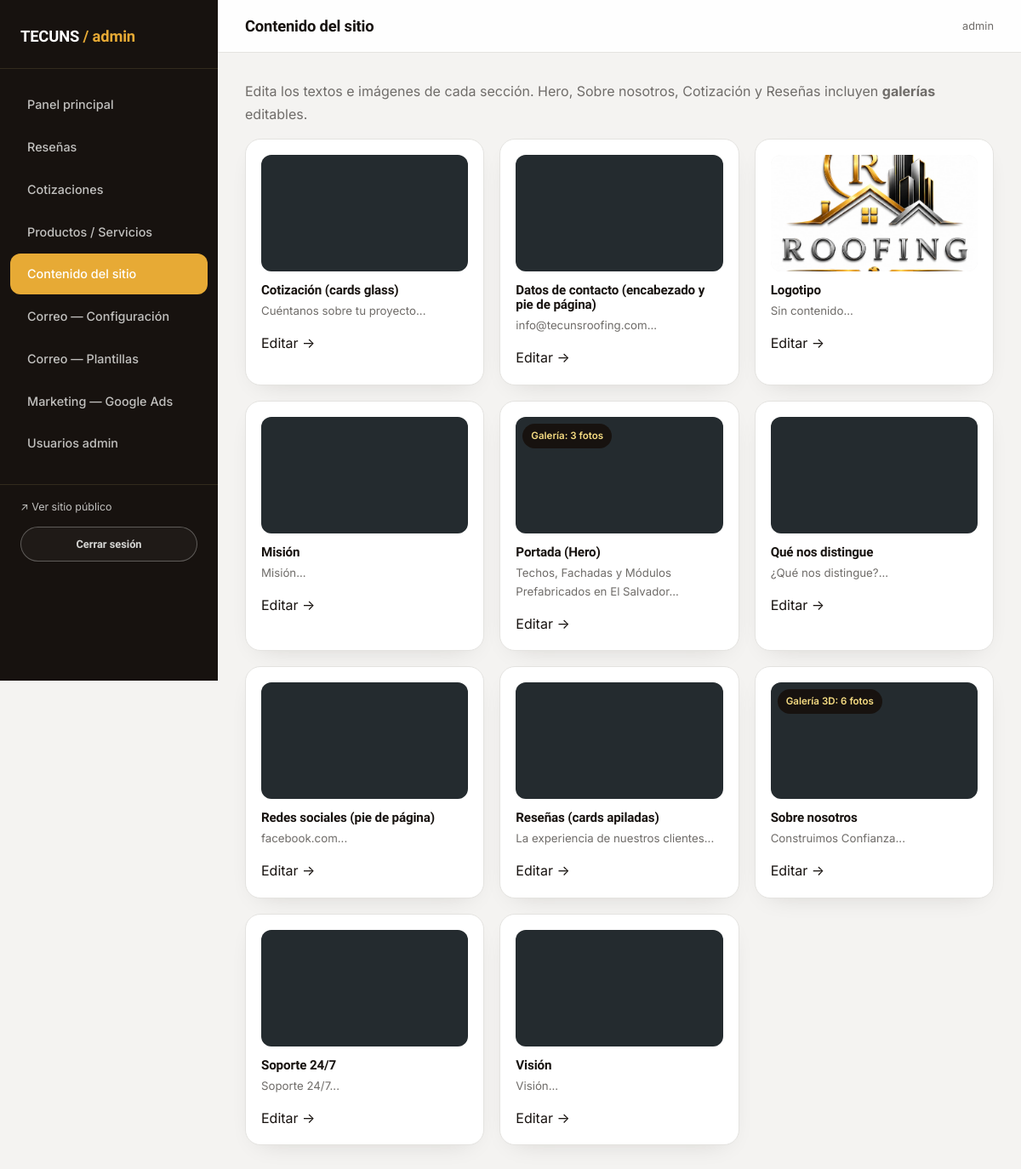
The app's page /admin/contenido (signed in), older data.
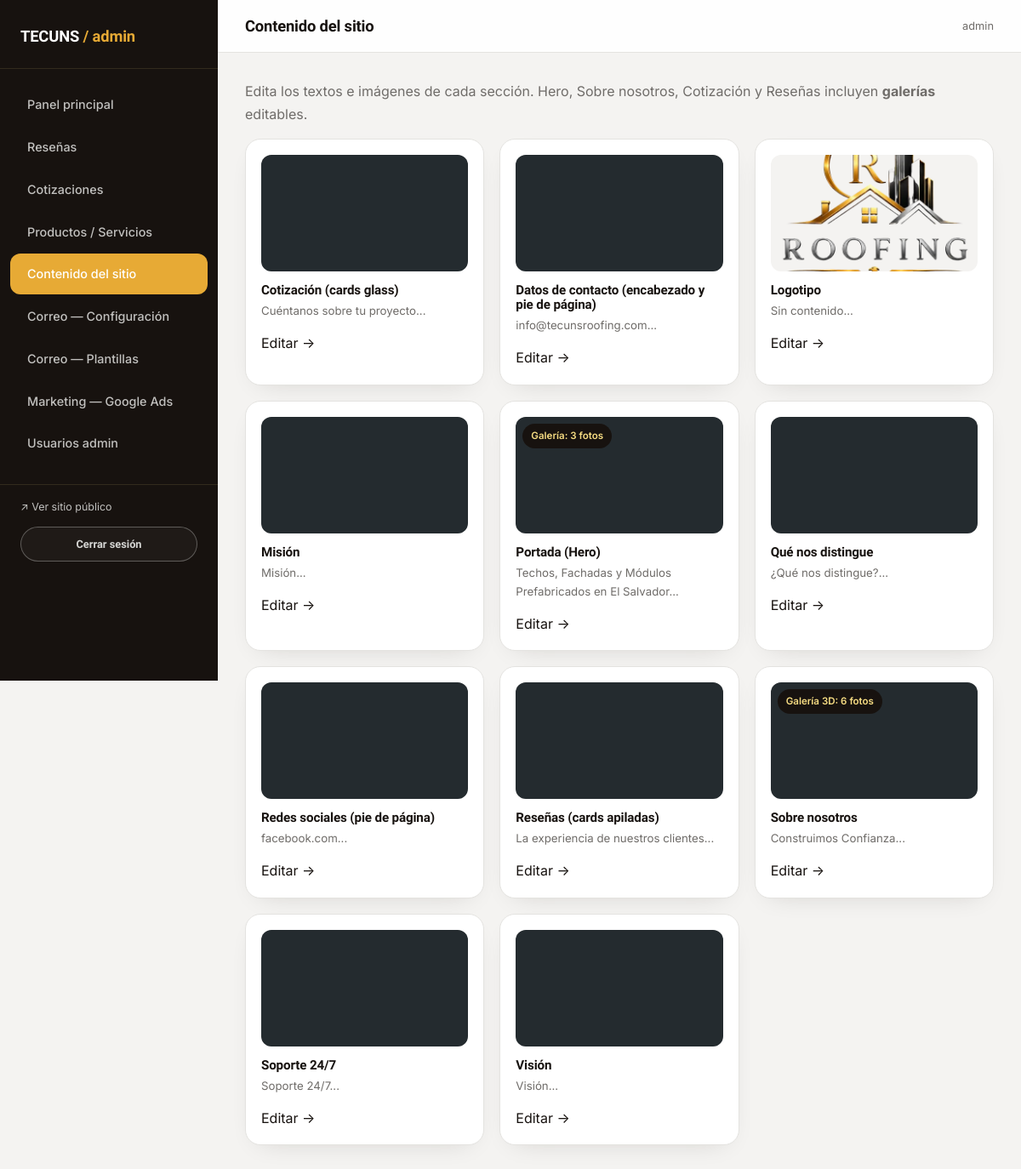
The same page, newer data.
### models.py (models this page shows, shortened)
class Admin(UserMixin, db.Model):
    __tablename__ = "admins"
    id = db.Column(db.Integer, primary_key=True)
    username = db.Column(db.String(80), unique=True, nullable=False)
    password_hash = db.Column(db.String(255), nullable=False)
    is_superadmin = db.Column(db.Boolean, default=False)
    created_at = db.Column(db.DateTime, default=datetime.utcnow)

class ContentBlock(db.Model):
    __tablename__ = "content_blocks"
    id = db.Column(db.Integer, primary_key=True)
    section_key = db.Column(db.String(80), unique=True, nullable=False)
    label = db.Column(db.String(150), nullable=False)  # human-friendly label for admin UI
    eyebrow = db.Column(db.String(150))
    title = db.Column(db.String(300))
    body = db.Column(db.Text)
    image_path = db.Column(db.String(300))
    extra = db.Column(db.String(300))  # small extra field (phone, cta label, etc.)
    updated_at = db.Column(db.DateTime, default=datetime.utcnow, onupdate=datetime.utcnow)

### admin_routes.py (the view)
@admin_bp.route("/contenido")
@login_required
def contenido():
    blocks = ContentBlock.query.order_by(ContentBlock.label).all()
    hero_slides_count = HeroSlide.query.count()
    about_slides_count = AboutSlide.query.count()
    quote_glass_count = QuoteGlassCard.query.count()
    review_stack_count = ReviewStackCard.query.count()
    return render_template(
        "admin/contenido.html",
        blocks=blocks,
        hero_slides_count=hero_slides_count,
        about_slides_count=about_slides_count,
        quote_glass_count=quote_glass_count,
        review_stack_count=review_stack_count,
    )

### translations.py (called while the page is built)
def set_language():
    lang = request.cookies.get("lang")
    if lang not in SUPPORTED:
        lang = detect_lang()
    g.lang = lang

def detect_lang():
    accept = request.headers.get("Accept-Language", "")
    primary = accept.split(",")[0].strip().lower()
    code = primary.split(";")[0].split("-")[0].strip()
    return EN if code == EN else DEFAULT

def localize(obj, fields):
    lang = getattr(g, "lang", DEFAULT)
    if lang == DEFAULT or not obj:
        return obj
    texts = [getattr(obj, f) for f in fields
             if getattr(obj, f, None) and isinstance(getattr(obj, f), str)]
    mapping = translate_mapping(texts, lang)
    return Localized(obj, fields, mapping)

def localize_service(service):
    return localize(service, list(SERVICE_FIELDS))

### templates/admin/contenido.html (shortened to what this page needs)
{% extends "admin/base_admin.html" %}
{% block page_title %}Contenido del sitio{% endblock %}
{% block admin_content %}
<p class="text-steel">Edita los textos e imágenes de cada sección. Hero, Sobre nosotros, Cotización y Reseñas incluyen <strong>galerías</strong> editables.</p>
<div class="content-block-grid">
  {% for b in blocks %}
  <div class="content-block-card">
    {% if b.section_key == 'hero' and hero_slides_count %}
      <div class="content-block-badge">Galería: {{ hero_slides_count }} foto{{ 's' if hero_slides_count != 1 else '' }}</div>
    {% elif b.section_key == 'about' and about_slides_count %}
      <div class="content-block-badge">Galería 3D: {{ about_slides_count }} foto{{ 's' if about_slides_count != 1 else '' }}</div>
    {% elif b.section_key == 'cotizacion' and quote_glass_count %}
      <div class="content-block-badge">Cards glass: {{ quote_glass_count }} foto{{ 's' if quote_glass_count != 1 else '' }}</div>
    {% elif b.section_key == 'resenas' and review_stack_count %}
      <div class="content-block-badge">Cards stack: {{ review_stack_count }} foto{{ 's' if review_stack_count != 1 else '' }}</div>
    {% endif %}
    {% if b.image_path and b.section_key != 'site_info' %}
      <img src="{{ url_for('static', filename=b.image_path) }}" alt="{{ b.label }}">
    {% else %}
      <img alt="Sin imagen">
    {% endif %}
    <h3>{{ b.label }}</h3>
    <p>{{ (b.title or b.body or 'Sin contenido')[:80] }}...</p>
    <a class="link" href="{{ url_for('admin.editar_contenido', section_key=b.section_key) }}">Editar →</a>
  </div>
  {% endfor %}
</div>
{% endblock %}

### templates/admin/base_admin.html (shortened to what this page needs)
<!doctype html>
<html lang="es">
<head>
  <link rel="stylesheet" href="{{ url_for('static', filename='css/style.css') }}">
  <link rel="stylesheet" href="{{ url_for('static', filename='css/admin.css') }}">
</head>
<body class="admin-body">
  <div class="admin-shell">
    <aside class="admin-sidebar">
      <div class="admin-brand">TECUNS <span>/ admin</span></div>
      <nav class="admin-nav">
        <a href="{{ url_for('admin.dashboard') }}" class="{{ 'active' if request.endpoint == 'admin.dashboard' }}">Panel principal</a>
        <a href="{{ url_for('admin.resenas') }}" class="{{ 'active' if request.endpoint and request.endpoint.startswith('admin.') and 'resena' in request.endpoint }}">Reseñas</a>
        <a href="{{ url_for('admin.cotizaciones') }}" class="{{ 'active' if request.endpoint and 'cotizacion' in request.endpoint }}">Cotizaciones</a>
        <a href="{{ url_for('admin.servicios') }}" class="{{ 'active' if request.endpoint and 'servicio' in request.endpoint }}">Productos / Servicios</a>
        <a href="{{ url_for('admin.contenido') }}" class="{{ 'active' if request.endpoint and 'contenido' in request.endpoint }}">Contenido del sitio</a>
        <a href="{{ url_for('admin.config_correo') }}" class="{{ 'active' if request.endpoint == 'admin.config_correo' }}">Correo — Configuración</a>
        <a href="{{ url_for('admin.plantillas') }}" class="{{ 'active' if request.endpoint == 'admin.plantillas' }}">Correo — Plantillas</a>
        <a href="{{ url_for('admin.config_marketing') }}" class="{{ 'active' if request.endpoint == 'admin.config_marketing' }}">Marketing — Google Ads</a>
        {% if current_user.is_superadmin %}
        <a href="{{ url_for('admin.usuarios') }}" class="{{ 'active' if request.endpoint and 'usuario' in request.endpoint }}">Usuarios admin</a>
        {% endif %}
      </nav>
      <div class="admin-nav-foot">
        <a href="{{ url_for('public.index') }}" target="_blank" style="color:var(--silver); font-family:var(--font-mono); font-size:.78rem; display:block; margin-bottom:12px;">↗ Ver sitio público</a>
        <a href="{{ url_for('admin.logout') }}" class="btn btn-outline btn-sm btn-block">Cerrar sesión</a>
      </div>
    </aside>
    <div class="admin-main">
      <div class="admin-topbar">
        <h1>{% block page_title %}Panel principal{% endblock %}</h1>
        <span class="text-steel" style="font-family:var(--font-mono); font-size:.8rem;">{{ current_user.username }}</span>
      </div>
      <div class="admin-content">
        {% block admin_content %}{% endblock %}
      </div>
    </div>
  </div>
</body>
</html>

### static/css/admin.css (style rules this page uses)
.admin-body { background:var(--offwhite); min-height:100vh; }
.admin-shell { display:flex; min-height:100vh; }
.admin-sidebar { width:256px; flex-shrink:0; background:var(--charcoal); color:var(--silver); padding:28px 0; position:sticky; top:0; height:100vh; overflow-y:auto; }
.admin-brand { font-family:var(--font-display); font-weight:800; color:var(--white); font-size:1.15rem; padding:0 24px 22px; border-bottom:1px solid var(--line); margin-bottom:18px; letter-spacing:-0.01em; }
.admin-brand span { color:var(--rust); font-weight:600; }
.admin-nav a { display:flex; align-items:center; gap:10px; padding:12px 20px; margin:2px 12px; border-radius:var(--radius-sm); font-family:var(--font-body); font-weight:500; font-size:.9rem; letter-spacing:0; text-transform:none; color:var(--silver); }
.admin-nav a.active { background:var(--rust); color:var(--white); }
.admin-nav-foot { margin-top:24px; padding:16px 24px 0; border-top:1px solid var(--line); }
.admin-main { flex:1; min-width:0; }
.admin-topbar { background:rgba(255,255,255,0.9); backdrop-filter:blur(10px); border-bottom:1px solid var(--line-dark); padding:20px 32px; display:flex; justify-content:space-between; align-items:center; position:sticky; top:0; z-index:10; }
.admin-topbar h1 { font-size:1.15rem; margin:0; text-transform:none; }
.admin-content { padding:32px; }
.btn-sm { padding:9px 16px; font-size:.8rem; }
.content-block-grid { display:grid; grid-template-columns:repeat(auto-fill,minmax(260px,1fr)); gap:18px; }
.content-block-card { background:var(--white); border:1px solid var(--line-dark); border-radius:var(--radius); padding:18px; box-shadow:var(--shadow-soft); transition:transform .15s ease; position:relative; }
.content-block-card img { width:100%; aspect-ratio:16/9; object-fit:cover; border-radius:var(--radius-sm); margin-bottom:14px; background:var(--offwhite); }
.content-block-card h3 { font-size:.95rem; margin-bottom:.3em; }
.content-block-card p { font-size:.83rem; color:var(--steel); }
.content-block-badge { position:absolute; top:26px; left:26px; z-index:2; background:var(--charcoal); color:var(--gold-bright, #F7DD83); font-size:.72rem; font-weight:600; padding:5px 10px; border-radius:999px; }

Row changes from the older to the newer data that the page shows:
changed ContentBlock "Logotipo": image_path: a different picture
